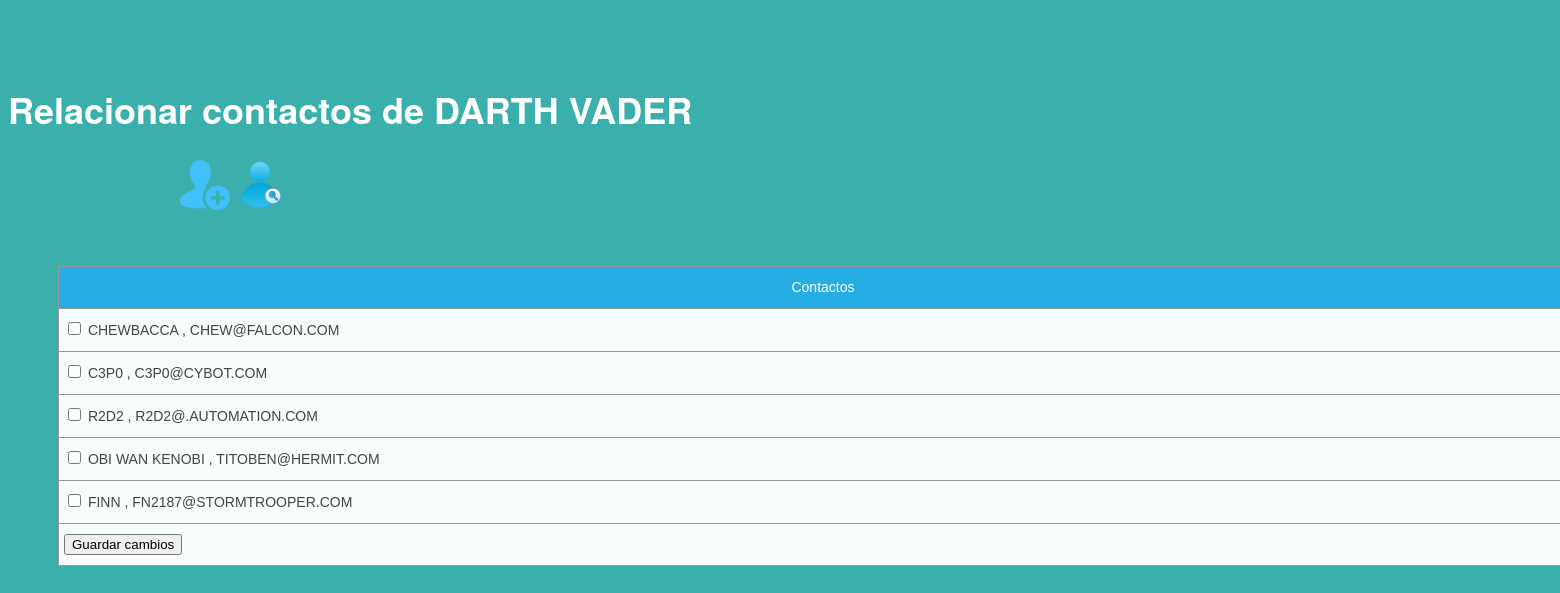
Page /Agenda/relacionar.php?id=2 on the committed database.
### tables this page shows
CREATE TABLE CONTACTOS(
  ID INT PRIMARY KEY AUTO_INCREMENT,
  NOMBRE VARCHAR(30) NOT NULL,
  MAIL VARCHAR(30) NOT NULL UNIQUE
);

### Agenda/relacionar.php (the view, shortened to what this page needs)
<!DOCTYPE html>
<html lang="en">
<head>
</head>
<body>
<link rel="stylesheet" type="text/css" href="../Agenda/css/estilos.css">
<?php
require_once "conexionBD.php";
if (isset($_GET['id'])) {
    $sql = "SELECT NOMBRE
               FROM CONTACTOS
               WHERE  ID =:id; ";
    $statement = $conex->prepare($sql);
    $id = $_GET['id'];
    $statement->bindParam('id', $id);
    $statement->execute();
    $contacto = $statement->fetchAll(PDO::FETCH_ASSOC);
    foreach ($contacto as $valor) {
        $dato = $valor['NOMBRE'];
    }
}
?>
<h1>Relacionar contactos de <?php  echo "$dato "; ?></h1>
<div class="container">
    <nav>
        <a href="nuevoContacto.php"><img src="img/add-user.png" height="50" width="50" title="nuevo contactos" alt=nuevo
                                         contacto"/></a>
        <a href="index.php"><img src="./img/search-user.png" height="50" width="50" title="buscar contactos" alt=buscar
                                 contactos"></a>
    </nav>
</div>
<?php
if (isset($_GET['id'])) {
    try {
        $sql = "SELECT  ID, NOMBRE, MAIL
               FROM CONTACTOS
               WHERE  ID<>:id and id NOT IN (
                                      SELECT ID_CONOCIDO FROM RELACION
                                      WHERE ID_CONOCEDOR =:id); ";
        $statement = $conex->prepare($sql);
        $id = $_GET['id'];
        $statement->bindParam('id', $id);
        $statement->execute();
        $contactos = $statement->fetchAll(PDO::FETCH_ASSOC);
        if ($contactos != null) {
            mostrarTabla($contactos);
        } else {
            echo "<p class='info'>No hay datos a relacionar</p>";
        }
    } catch (PDOException $exception) {
        echo "<p class='error'>{$exception->getMessage()}</p>";
    }
}
function mostrarTabla($contactos)
{
    ?>
    <table class="tg" width="1530">
        <form action="" method='post'>
            <tr>
                <th class="tg-yw4l">Contactos</th>
            </tr>
            <?php
            foreach ($contactos as $c) {
                echo "<tr> ";
                echo " <td><input type='checkbox'  name='contacto_list[]' value=' {$c['ID']}'> {$c['NOMBRE']} , {$c['MAIL']}</td>";
                echo "</tr>";
            }
            echo "<td><button type='submit' name='guardarcambios' id= 'guardarcambios' />Guardar cambios </td>";
            ?>
        </form>
    </table>
    <?php
}
?>
</body>
</html>

### Agenda/css/estilos.css (style rules this page uses)
.tg { border-collapse: collapse; border-spacing: 0; border-color: #999; }
.tg td { font-family: Arial, sans-serif; font-size: 14px; padding: 10px 5px; border-style: solid; border-width: 1px; overflow: hidden; word-break: normal; border-color: #999; color: #444; background-color: #F7FDFA; }
.tg th { font-family: Arial, sans-serif; font-size: 14px; font-weight: normal; padding: 10px 5px; border-style: solid; border-width: 1px; overflow: hidden; word-break: normal; border-color: #999; color: #fff; background-color: #26ADE4; }
.tg .tg-yw4l { vertical-align: top }
table { margin: 50px; }
body { font: normal 18px/1.5 "Fira Sans", "Helvetica Neue", sans-serif; background: #3AAFAB; color: #fff; padding: 50px 0; }
.container { width: 80%; max-width: 1200px; margin: 0 auto; }
.container * { box-sizing: border-box; }

### rows in the picture
contactos: NOMBRE "DARTH VADER"
contactos: NOMBRE "CHEWBACCA", MAIL "CHEW@FALCON.COM"
contactos: NOMBRE "C3P0", MAIL "C3P0@CYBOT.COM"
contactos: NOMBRE "R2D2", MAIL "R2D2@.AUTOMATION.COM"
contactos: NOMBRE "OBI WAN KENOBI", MAIL "TITOBEN@HERMIT.COM"
contactos: NOMBRE "FINN", MAIL "FN2187@STORMTROOPER.COM"
